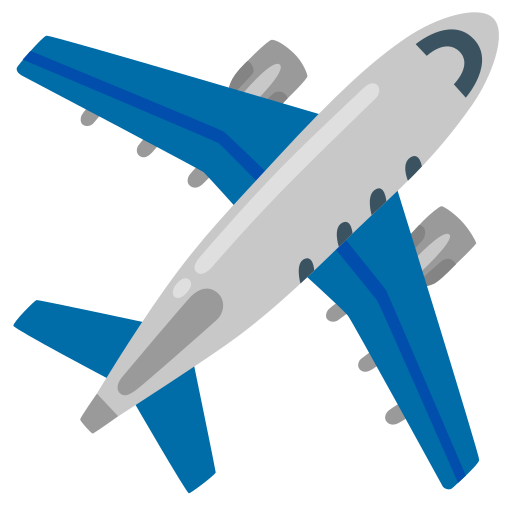
#> input picture assets/illustrations/airplane.png, 512 x 512 px
$ python -i draw.py   (imports and definitions only)
#> lines starting #> are read from the running program, lines starting #| are printed output that depends on the picture
#> further down, picture is the input picture: PIL image 512x512 RGBA; mean R, G, B, A 40.3, 61.1, 73.9, 104
"""Drawing primitives in the whiteboard style.

Everything here takes a PIL ImageDraw (or Image) and draws with the outline
convention from `style.py`. Nothing here knows about the stage, slots, or
operations — that is `canvas.py`'s job. These are the pencils.
"""

from __future__ import annotations

import math
from functools import lru_cache

from PIL import Image, ImageDraw, ImageFilter, ImageFont

from . import style as S

Point = tuple[float, float]
RGB = tuple[int, int, int]


@lru_cache(maxsize=64)
def font(size: int, heavy: bool = True) -> ImageFont.FreeTypeFont:
    return ImageFont.truetype(S.font_path(heavy), size)


@lru_cache(maxsize=32)
def symbol_font(size: int) -> ImageFont.FreeTypeFont:
    return ImageFont.truetype(str(S.FONT_FALLBACK), size)


# Three characters are not typeset at all but drawn as shapes, because that is
# what the reference does: "質量あり ➡ 重力 ◎" is text, a white arrow, text,
# and a blue ring. A font glyph would be thin and the wrong colour.
MARKS = {"➡": "arrow", "→": "arrow", "⇒": "arrow",
         "◎": "ring", "○": "ring", "◯": "ring",
         "×": "cross", "❌": "cross", "✕": "cross", "✖": "cross"}

# Codepoints M PLUS 2 does not carry and Noto does: arrows, geometric shapes,
# dingbats, and the fullwidth forms the reference uses (＋ ％).
_SYMBOL_RANGES = ((0x2190, 0x2BFF), (0x25A0, 0x25FF), (0x2700, 0x27BF), (0xFF00, 0xFF0F),
                  (0xFF1A, 0xFF20), (0xFF3B, 0xFF40), (0xFF5B, 0xFF65))


def _is_symbol(ch: str) -> bool:
    code = ord(ch)
    return any(lo <= code <= hi for lo, hi in _SYMBOL_RANGES)


# [12 lines left out: function _runs, not called in this run]


def _mark_width(kind: str, size: int) -> float:
    return {"arrow": size * 1.35, "ring": size * 1.05, "cross": size * 0.95}[kind]


# [441 lines left out: functions _draw_mark, _run_widths, text_size, outlined_text, outlined_lines, filled_outlined and 14 more, not called in this run]


def dimmed_photo(photo: Image.Image, width: int = S.WIDTH, height: int = S.HEIGHT,
                 factor: float = S.PHOTO_DIM) -> Image.Image:
    """A photo, filled to the frame and darkened so figures read on top."""
#> called with width = 1920, height = 1080, factor = 0.55
    im = photo.convert("RGB")
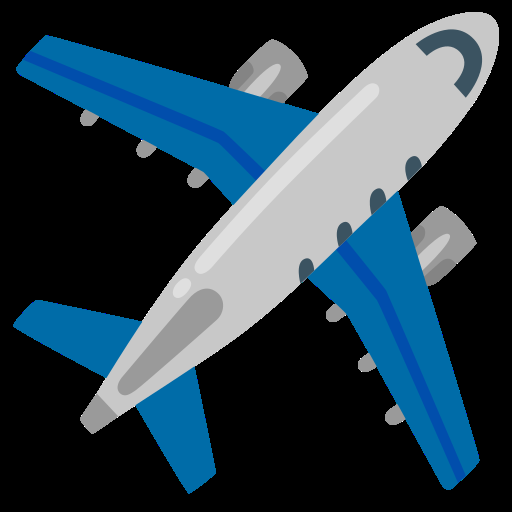
#> im: PIL image 512x512 RGB; mean R, G, B 40.3, 61.1, 73.9
    scale = max(width / im.width, height / im.height)
#> scale = 3.75
    im = im.resize((round(im.width * scale), round(im.height * scale)), Image.LANCZOS)
#> im: PIL image 1920x1920 RGB
    left, top = (im.width - width) // 2, (im.height - height) // 2
#> left = 0; top = 420
    im = im.crop((left, top, left + width, top + height))
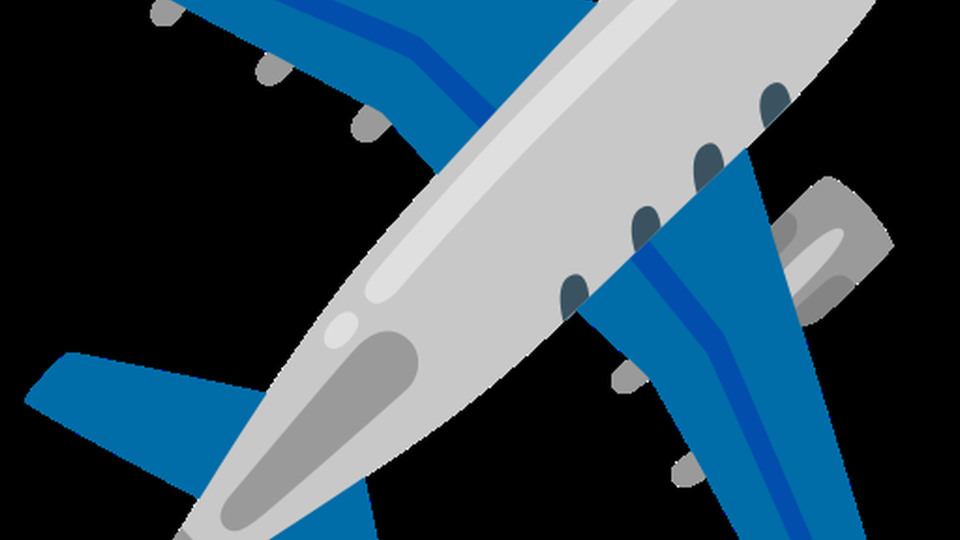
#> im: PIL image 1920x1080 RGB (shown at 1/2 size); mean R, G, B 53.1, 75.8, 89.8
    return im.point(lambda v: int(v * factor))
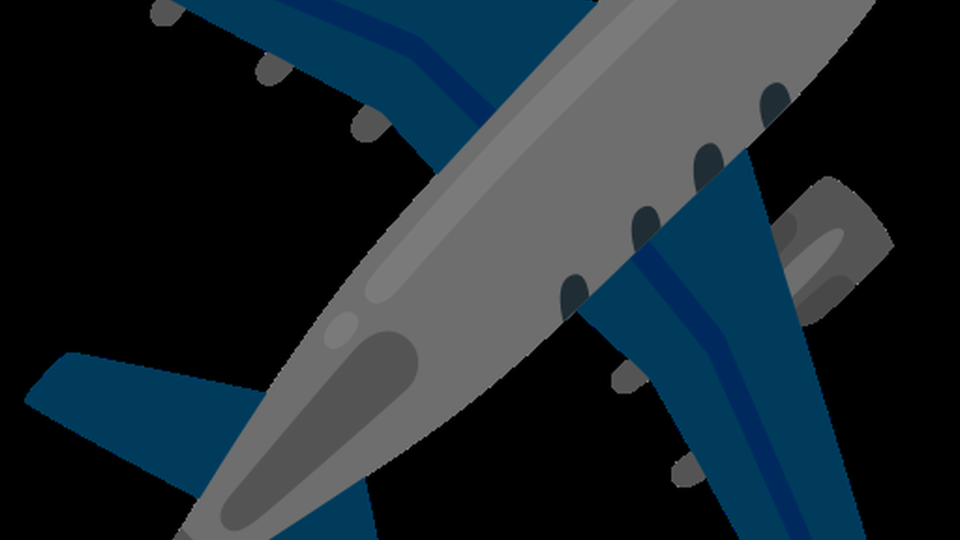
#> returned value: PIL image 1920x1080 RGB (shown at 1/2 size); mean R, G, B 29.1, 41.5, 49.2

>>> from PIL import Image
>>> picture = Image.open('../../../assets/illustrations/airplane.png')
>>> result = dimmed_photo(picture)

$ run again, on assets/illustrations/apple.png
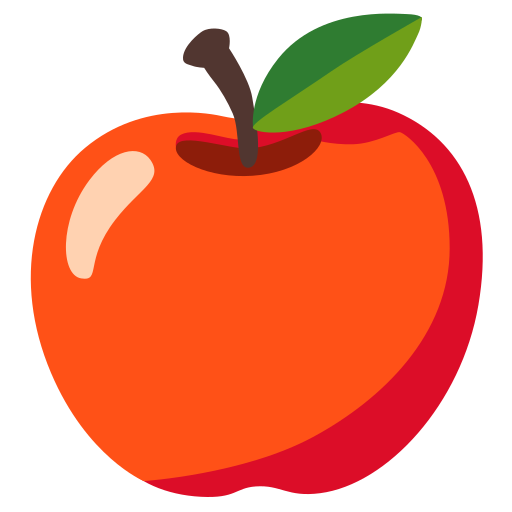
#> input picture assets/illustrations/apple.png, 512 x 512 px
#> picture is the input picture: PIL image 512x512 RGBA; mean R, G, B, A 140.6, 47.4, 19.9, 155.7
#> in dimmed_photo, `im = im.crop((left, top, left + width, top + height))`:
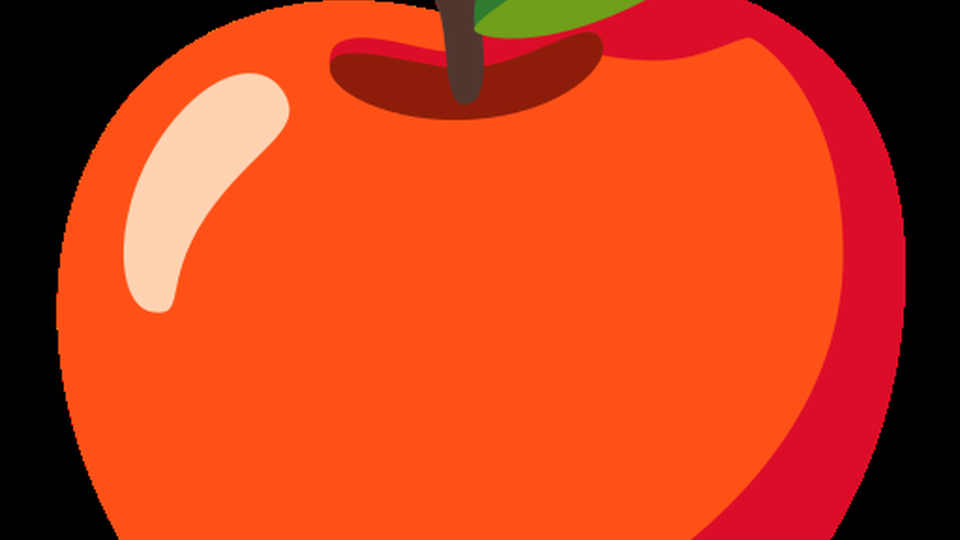
#> im: PIL image 1920x1080 RGB (shown at 1/2 size); mean R, G, B 197, 62.7, 25.7
#> in dimmed_photo, `return im.point(lambda v: int(v * factor))`:
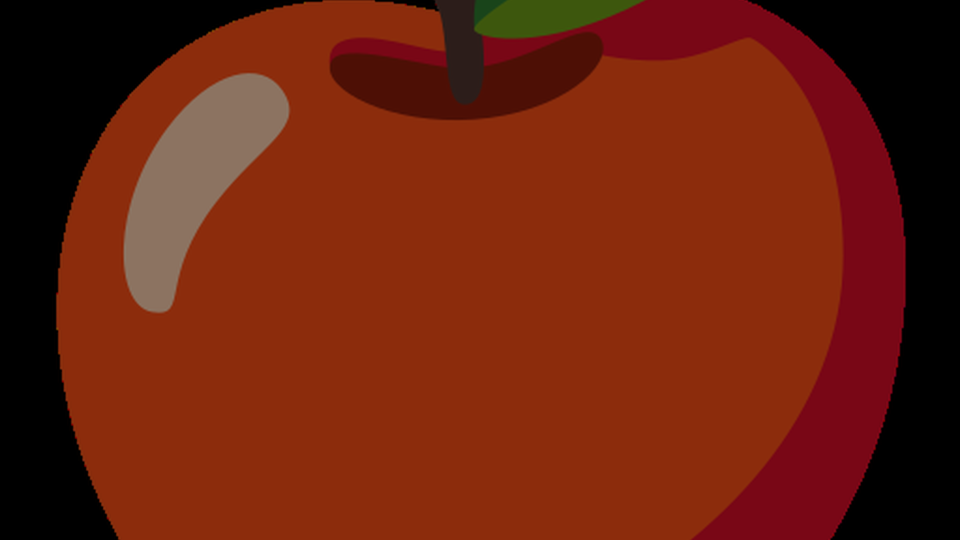
#> returned value: PIL image 1920x1080 RGB (shown at 1/2 size); mean R, G, B 108.1, 34.1, 13.7

$ run again, on assets/illustrations/bacteria.png
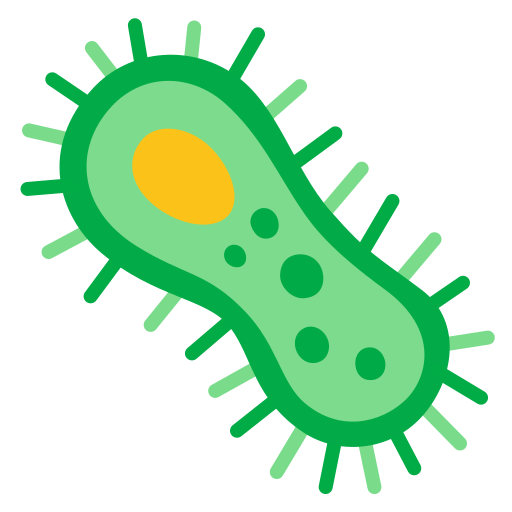
#> input picture assets/illustrations/bacteria.png, 512 x 512 px
#> picture is the input picture: PIL image 512x512 RGBA; mean R, G, B, A 31.2, 75.1, 39.2, 95
#> in dimmed_photo, `im = im.crop((left, top, left + width, top + height))`:
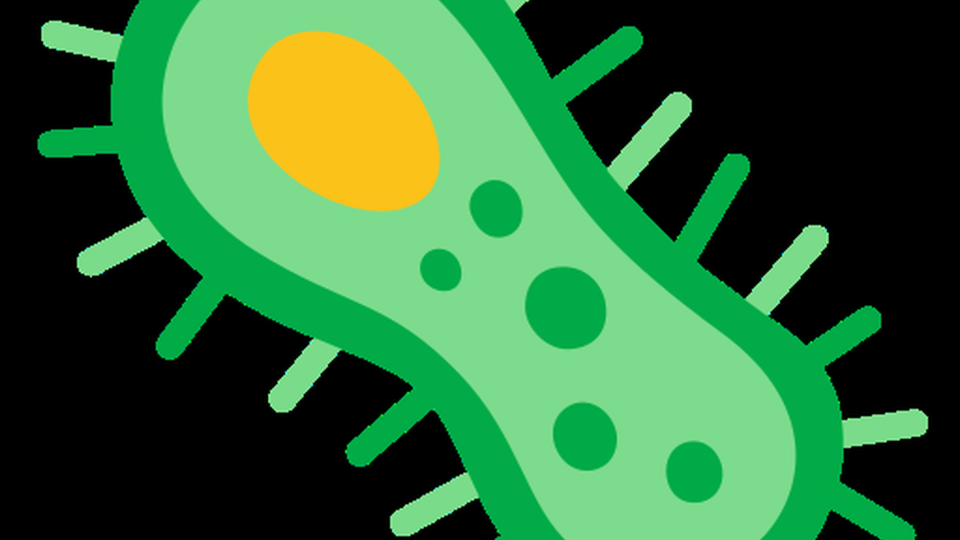
#> im: PIL image 1920x1080 RGB (shown at 1/2 size); mean R, G, B 48.4, 105.7, 55.4
#> in dimmed_photo, `return im.point(lambda v: int(v * factor))`:
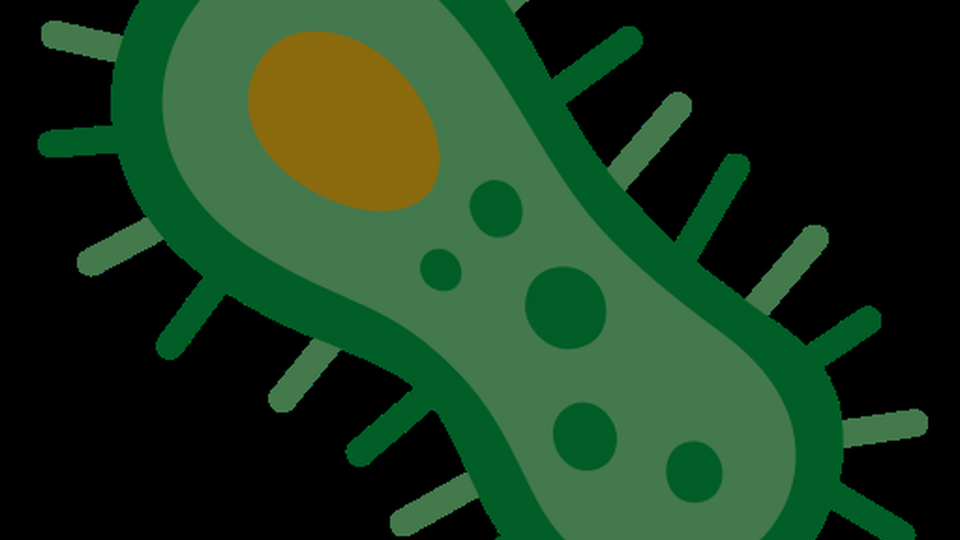
#> returned value: PIL image 1920x1080 RGB (shown at 1/2 size); mean R, G, B 26.5, 57.9, 30.2
